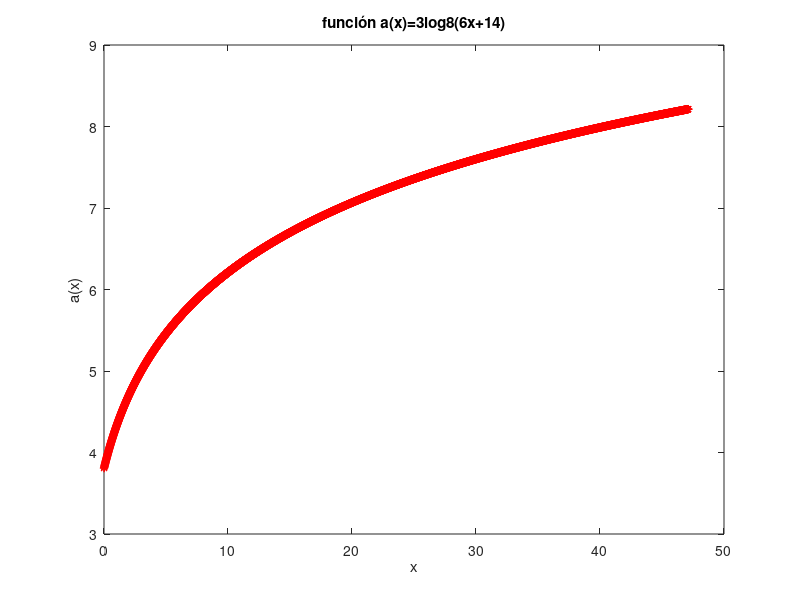
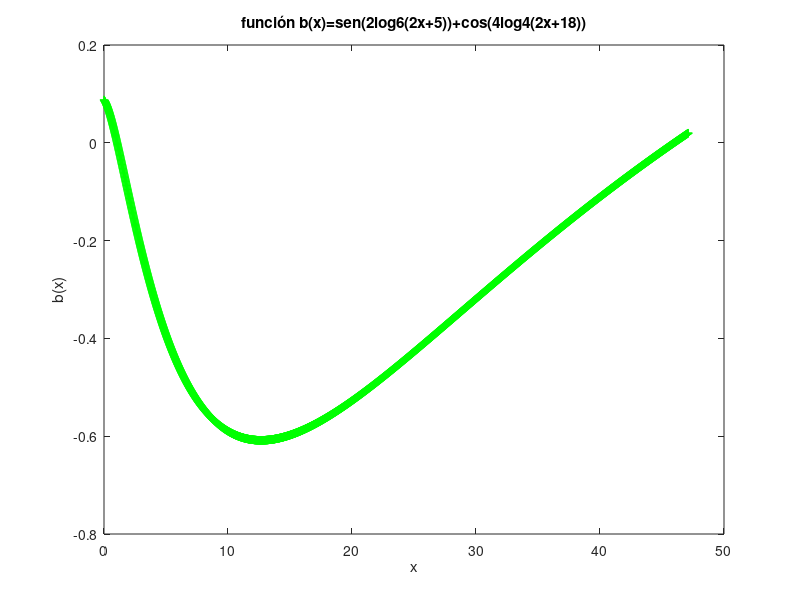
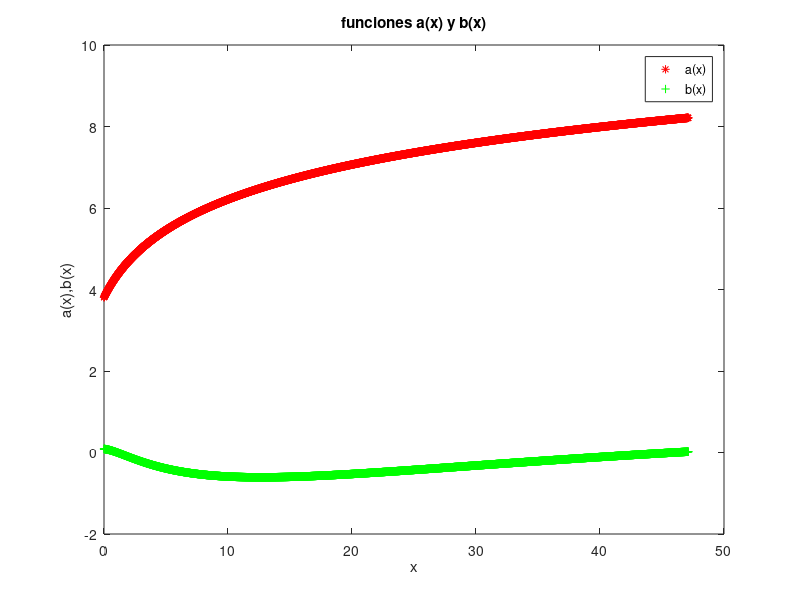

Reproduce these figures in MATLAB, in order.
%--------------------------------------------------------------------------
%------------------  Graficar ...   -------------------------
%--------------------------------------------------------------------------
%------------------  Autores: Sebastian Orellana  -------------------------
%------------------           Ekaterina Cornejo   -------------------------
%--------------------------------------------------------------------------
function funcion1()
    %Se define un vector x
    x = 0:0.01:15*pi;
    
    %logB (X) = logA (X) / logA (B)
    a=3*(log10(6*x + 14)/log10(8));%funcion 1
    figure(1);
    plot(x,a,'r*');
    xlabel('x');
    ylabel('a(x)');
    title('función a(x)=3log8(6x+14)');

    b=sin(2*log10(2*x+5)/log10(6))+cos(4*log10(2*x+18)/log(4));
    figure(2);
    plot(x,b,'g+');
    xlabel('x');
    ylabel('b(x)');
    title('función b(x)=sen(2log6(2x+5))+cos(4log4(2x+18))');

    figure(3);
    plot(x,a,'r*');
    hold on;
    plot(x,b,'g+');
    xlabel('x');
    ylabel('a(x),b(x)');
    title('funciones a(x) y b(x)');
    legend('a(x)','b(x)');
end